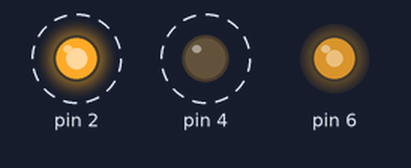
Bench run of a sketch on a simulated Arduino Uno, built with avr-gcc and run on an emulated ATmega328P. On the bench: output pins drawn as LEDs (lit = HIGH). Dashed ring = blinking.

Above: at 0.5 s.
Timing chart, 0 to 4.6 s (numbered marks = the images above):
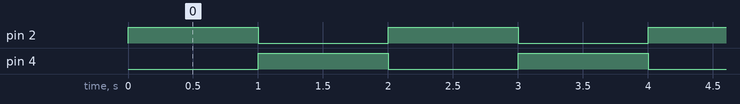

The sketch:

motor_right_delay_left_loop.ino
```cpp
void setup() {
  // put your setup code here, to run once:

  pinMode (2,OUTPUT);
  pinMode (4,OUTPUT);
  pinMode (6,OUTPUT);

  digitalWrite (2,HIGH);
  digitalWrite (4,LOW);
  analogWrite (6,170);

}

void loop() {
  // put your main code here, to run repeatedly:
 digitalWrite(2, HIGH);
  digitalWrite(4, LOW);
  delay(1000);                       // wait for a second
   digitalWrite(4, HIGH);
  digitalWrite(2, LOW);
  delay(1000);

}
```

Measured:
- by itself, pin 2, pin 4: alternates HIGH for 1.0 s and LOW for 1.0 s
